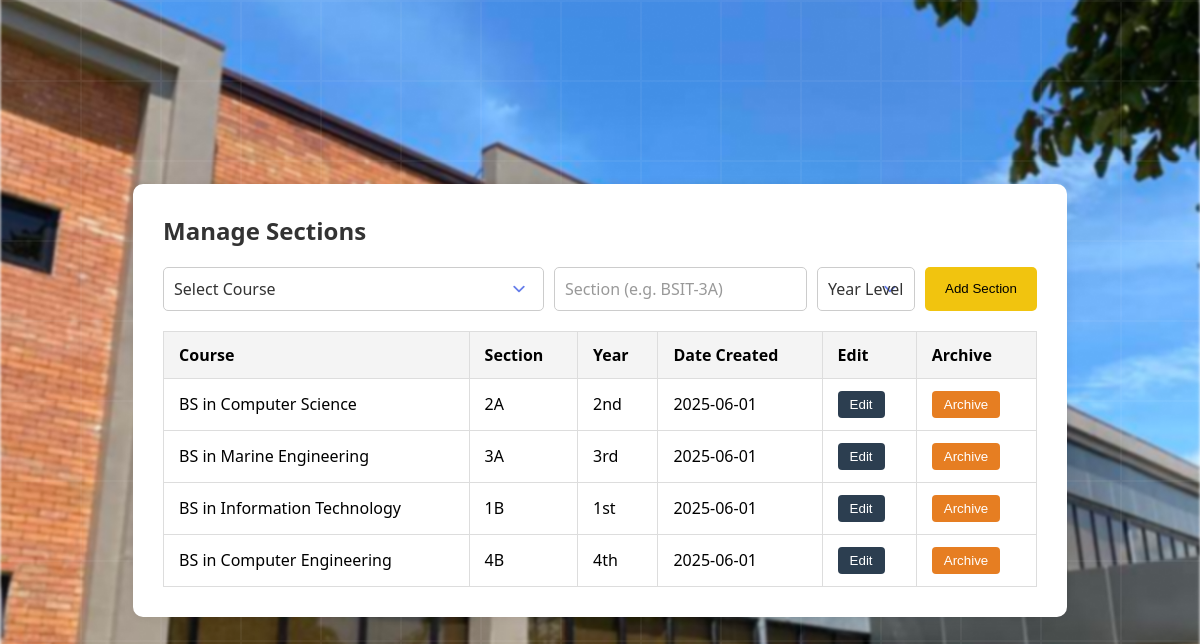
The app's page /admin/sections.php with its own data.
### tables this page shows
CREATE TABLE `sections` (
  `id` int(11) NOT NULL,
  `course` varchar(100) NOT NULL,
  `section_name` varchar(50) NOT NULL,
  `year_level` varchar(10) NOT NULL,
  `date_created` date NOT NULL DEFAULT curdate(),
  `course_id` varchar(50) NOT NULL
);

### admin/sections.php (the view, shortened to what this page needs)
<?php
require_once('../includes/db.php');
$sections = $conn->query("SELECT * FROM sections ORDER BY date_created DESC");
?>
<link rel="stylesheet" href="../assets/css/register.css">
<div class="styled-container">
    <h2>Manage Sections</h2>
    <form method="POST">
        <div class="form-group">
            <select name="course" required>
                <option value="">Select Course</option>
            </select>
            <input type="text" name="section_name" placeholder="Section (e.g. BSIT-3A)" required>
            <select name="year_level" required>
                <option value="">Year Level</option>
            </select>
            <button type="submit">Add Section</button>
        </div>
    </form>
    <div class="user-table">
        <table>
            <thead>
                <tr>
                    <th>Course</th>
                    <th>Section</th>
                    <th>Year</th>
                    <th>Date Created</th>
                    <th>Edit</th>
                    <th>Archive</th>
                </tr>
            </thead>
            <tbody>
                <?php while ($row = $sections->fetch_assoc()): ?>
                    <tr>
                        <td><?= htmlspecialchars($row['course']) ?></td>
                        <td><?= htmlspecialchars($row['section_name']) ?></td>
                        <td><?= htmlspecialchars($row['year_level']) ?></td>
                        <td><?= htmlspecialchars($row['date_created']) ?></td>
                        <td>
                            <button class="edit-btn" onclick="openEditModal(
        <?= $row['id'] ?>,
        '<?= addslashes($row['course']) ?>',
        '<?= addslashes($row['section_name']) ?>',
        '<?= $row['year_level'] ?>'
    )">Edit</button>
                        </td>
                        <td>
                            <form method="POST" action="archive.php" style="display:inline;">
                                <button type="submit" class="archive-btn">Archive</button>
                            </form>
                        </td>
                    </tr>
                <?php endwhile; ?>
            </tbody>
        </table>
    </div>
</div>

### assets/css/register.css (style rules this page uses)
* { margin: 0; padding: 0; box-sizing: border-box; }
form { display: flex; flex-direction: column; gap: 1.5rem; }
input, select { padding: 1rem 1.2rem; border: 2px solid rgba(0, 0, 0, 0.1); border-radius: 15px; font-size: 1rem; font-family: inherit; transition: all 0.3s ease; background: rgba(255, 255, 255, 0.8); position: relative; }
input::placeholder { color: #999; font-weight: 400; }
select { cursor: pointer; color: #333; }
select option { padding: 0.5rem; background: white; }
select { appearance: none; background-position: right 0.75rem center; background-repeat: no-repeat; background-size: 1.5em 1.5em; padding-right: 2.5rem; }
input:invalid:not(:placeholder-shown) { border-color: rgba(231, 76, 60, 0.3); }

### admin/sections.php (style rules this page uses)
.styled-container { background: #fff; padding: 30px; border-radius: 10px; margin: 30px auto; max-width: 1100px; box-shadow: 0 0 10px rgba(0, 0, 0, 0.08); }
.styled-container h2 { margin-bottom: 20px; color: #333; }
.form-group { display: flex; gap: 10px; margin-bottom: 20px; }
.form-group input, .form-group select { flex: 1; padding: 10px; border-radius: 5px; border: 1px solid #ccc; }
.form-group button { padding: 10px 20px; background: #f1c40f; border: none; border-radius: 5px; cursor: pointer; }
.user-table table { width: 100%; border-collapse: collapse; }
.user-table th, .user-table td { padding: 12px 15px; border: 1px solid #ddd; text-align: left; }
.user-table th { background-color: #f4f4f4; }
.edit-btn, .archive-btn { padding: 6px 12px; border: none; border-radius: 4px; color: #fff; cursor: pointer; }
.edit-btn { background-color: #2c3e50; }
.archive-btn { background-color: #e67e22; }

### records on screen
sections: course "BS in Computer Science", section_name "2A", year_level "2nd", date_created "2025-06-01"
sections: course "BS in Marine Engineering", section_name "3A", year_level "3rd", date_created "2025-06-01"
sections: course "BS in Information Technology", section_name "1B", year_level "1st", date_created "2025-06-01"
sections: course "BS in Computer Engineering", section_name "4B", year_level "4th", date_created "2025-06-01"
